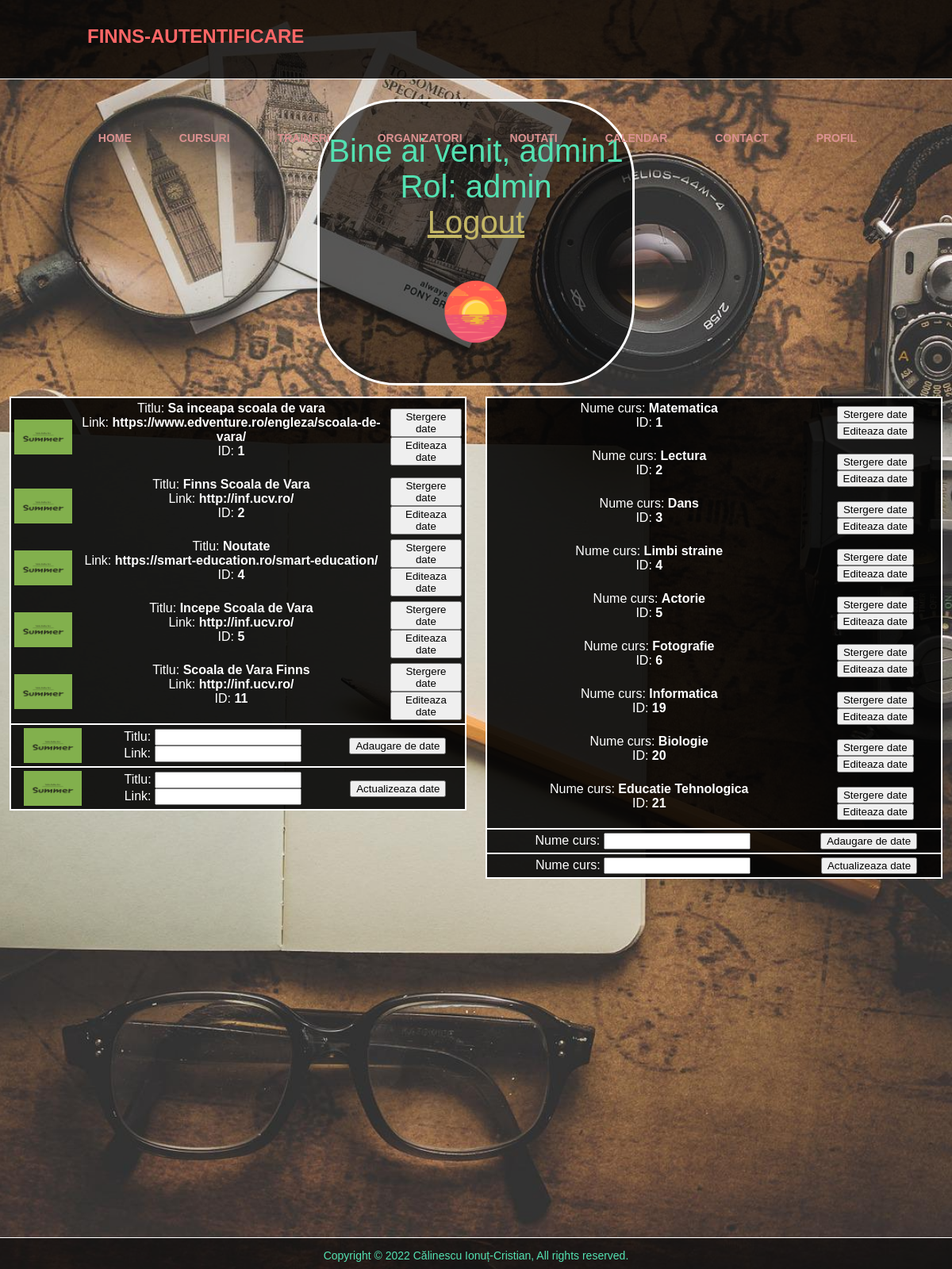
/profil_admin.php (signed in), run on the app's committed database.
### tables this page shows
CREATE TABLE `anunturi` (
  `ID` int(11) NOT NULL,
  `Titlu` char(30) NOT NULL,
  `Link` char(200) NOT NULL
);

CREATE TABLE `cursuri` (
  `ID` int(11) NOT NULL,
  `Curs` char(50) NOT NULL
);

### profil_admin.php (the view, shortened to what this page needs)
<!DOCTYPE HTML PUBLIC "-//W3C//DTD HTML 4.01 Transitional//EN" "http://www.w3.org/TR/html4/loose.dtd">
<?php
    require_once "connect.php";
    if(!isset($_SESSION['logat'])){
        header("Location:index.php");
        exit;
    }
    else {
        $user = $_SESSION['logat'];
        $rol = $_SESSION['rol'];
    }
?>
<html>
    <head>
        <link rel="stylesheet" href="css/style.css">
        <link rel="stylesheet" href="css/style2.css">
    </head>
    <body>
        <section>
            <div class="pagina">
                <div class="meniu">
                    <div class="logo">Finns-Autentificare </div>
                        <ul>
                            <li><a href="index_logat.php">Home</a> </li>
                            <li><a href="cursuri_logat.php">Cursuri</a> </li>
                            <li><a href="traineri_logat.php">Traineri</a> </li>
                            <li><a href="organizatori_logat.php">Organizatori</a></li>
                            <li><a href="noutati_logat.php">Noutati</a> </li>
                            <li><a href="calendar_logat.php">Calendar</a></li>
                            <li><a href="contact_logat.php">Contact</a> </li>
                            <li><a href="profil_admin.php">Profil</a> </li>
                        </ul>
                </div>
                <div class="content">
                    <div class="welcome">
                        <p>
                            Bine ai venit, <?php echo $user ?> <br>
                            Rol: <?php echo $rol ?> <br>
                            <a href='logout.php'>Logout</a>
                        </p>
                        <p>
                            <img draggable="false" src="gif/soare.gif" alt="Sigla" class="sigla">
                        </p>
                    </div>
                    <div class="admin_left">
                <?php
                    $query = "SELECT * FROM anunturi";
                    $result = mysqli_query($conexiune, $query);
                    if(mysqli_num_rows($result)) {
                        print("<table>\n");
                        while($row = mysqli_fetch_array($result)){
                            print("<tr><td><img src='imagini/anunt1.jpeg' alt='Anunt'></td>");
                            print("<td>Titlu: <b>" . $row['Titlu'] . "</b><br>");
                            print("Link: <b>" . $row['Link'] . "</b><br>");
                            print("ID: <b>" . $row['ID'] . "</b><br><br></td>");
                            print("<td><a href='profil_admin.php?comanda=delete&ID=" . $row['ID']. "'><button>Stergere date</button></a><br>");
                            print("<a href='profil_admin.php?comanda=edit&ID=" . $row['ID']. "'><button>Editeaza date</button></a></td>");
                            print("</tr>");
                        }
                        print("</table>");
                    }
                ?>
                <form action="profil_admin.php" method="post">
                    <table>
                        <tr>
                            <td>
                                <img src="imagini/anunt1.jpeg" alt="Anunt">
                            </td>
                            <td>
                                Titlu: <input type="text" name="Titlu" pattern="[a-z A-Z]{5,30}" title="Ati introdus un caracter invalid sau TITLUL este prea scurt/lung" required /><br>
                                Link: <input type="text" name="Link" pattern="https?://.+" title="Ati introdus un LINK invalid" required /><br>
                            </td>
                            <td>
                                <input type="submit" value="Adaugare de date"/>
                            </td>
                        </tr>
                    </table>
                </form>
                <form action="profil_admin.php" method="post">
                    <table>
                        <tr>
                            <td>
                                <img src="imagini/anunt1.jpeg" alt="Anunt">
                            </td>
                            <td>
                                Titlu: <input type="text" name="Titlu" pattern="[a-z A-Z]{5,30}" title="Ati introdus un caracter invalid sau TITLUL este prea scurt/lung" value="<?php echo $titlu;?>" /><br>
                                Link: <input type="url" name="Link" pattern="https?://.+" title="Ati introdus un LINK invalid" value="<?php echo $link;?>" /><br>
                            </td>
                            <td>
                                <input type="submit" value="Actualizeaza date"/>
                            </td>
                        </tr>
                    </table>
                </form>
                    </div>
                    <div class="admin_right">
                <?php
                    $query = "SELECT * FROM cursuri";
                    $result = mysqli_query($conexiune, $query);
                    if(mysqli_num_rows($result)) {
                        print("<table>\n");
                        while($row = mysqli_fetch_array($result)){
                            print("<tr>");
                            print("<td>Nume curs: <b>" . $row['Curs'] . "</b><br>");
                            print("ID: <b>" . $row['ID'] . "</b><br><br></td>");
                            print("<td><a href='profil_admin.php?comanda2=delete&ID=" . $row['ID']. "'><button>Stergere date</button></a><br>");
                            print("<a href='profil_admin.php?comanda2=edit&ID=" . $row['ID']. "'><button>Editeaza date</button></a></td>");
                            print("</tr>");
                        }
                        print("</table>");
                    }
                ?>
                <form action="profil_admin.php" method="post">
                    <table>
                        <tr>
                            <td class="td-left">
                                Nume curs: <input type="text" name="Curs" pattern="[a-z A-Z]{5,30}" title="Ati introdus un caracter invalid sau NUMELE CURSULUI este prea scurt/lung" required /><br>
                            </td>
                            <td>
                                <input type="submit" value="Adaugare de date"/>
                            </td>
                        </tr>
                    </table>
                </form>
                <form action="profil_admin.php" method="post">
                    <table>
                        <tr>
                            <td>
                                Nume curs: <input type="text" name="Curs" pattern="[a-z A-Z]{5,30}" title="Ati introdus un caracter invalid sau NUMELE CURSULUI este prea scurt/lung" value="<?php echo $numeCurs;?>" /><br>
                            </td>
                            <td>
                                <input type="submit" value="Actualizeaza date"/>
                            </td>
                        </tr>
                    </table>
                </form>
                    </div>
                </div>
                <div class="footer">
                    <p class="subsol">
                        Copyright © 2022 Călinescu Ionuț-Cristian, All rights reserved.
                    </p>
                </div>
             </div>
        </section>
    </body>
</html>

### css/style.css (style rules this page uses)
body { margin: 0; padding: 0; font-family: Arial; }
.meniu { position:fixed; z-index: 1; width: 100%; height: 100px; padding: 10px 90px; box-sizing: border-box; background: rgba(0,0,0,0.8); border-bottom: 1px solid #fff; }
.logo { padding: 22px 20px; height: 80px; float: left; font-size: 24px; font-weight: bold; text-transform: uppercase; color: rgb(255, 102, 102); }
ul { list-style: none; float: right; margin: 0; padding: 0; display: flex; }
ul li a { line-height: 80px; color: #fff; padding: 12px 30px; text-decoration: none; font-size: 14px; font-weight: bold; text-transform: uppercase; }
.pagina { width: 100%; min-height:100%; position:relative; }
.content { width:100%; margin: center; height: 300px; }
.welcome { border: 3px solid #fff; border-radius: 100px; top: 125px; left: 400px; right: 400px; font-size: 40px; position: absolute; color:#fff; background:rgba(0, 0, 0, 0.6); }
.admin_left { border: 1px solid #fff; top: 500px; left: 1%; right: 51%; position: absolute; color:#fff; background:rgba(0, 0, 0, 0.6); }
.admin_right { border: 1px solid #fff; top: 500px; left: 51%; right: 1%; position: absolute; color:#fff; background:rgba(0, 0, 0, 0.6); }
.footer { position: absolute; bottom: 0; width: 100%; height: 40px; box-sizing: border-box; background: rgba(0, 0, 0, 0.6); border-top: 1px solid #fff; color:#fff }
section { width: 100%; height: 200vh; background-image: url("../imagini/background.jpg"); background-size: cover; background-position: center; }
img { height: auto; width: 73px; }
.sigla { width: 100px; }
table { width: 100%; border: 1px solid #ffffff; background: rgba(0,0,0,0.7); color:#fff; }
td , tr { padding: 2px; text-align: center; }
tr { border:3px solid #000000; }
p { text-align: center; padding: 10px, 22px; }
.subsol { font-size: 14px; }
a { color: rgb(196, 183, 101); }

### css/style2.css (style rules this page uses)
body { margin: 0; padding: 0; font-family: Arial; }
.meniu { position:fixed; z-index: 1; width: 100%; height: 100px; padding: 10px 90px; box-sizing: border-box; background: rgba(0,0,0,0.8); border-bottom: 1px solid rgb(255, 255, 255); }
.logo { padding: 22px 20px; height: 80px; float: left; font-size: 24px; font-weight: bold; text-transform: uppercase; color: rgb(255, 102, 102); }
ul { list-style: none; float: right; margin: 0; padding: 0; display: flex; }
ul li a { line-height: 80px; color: rgb(219, 145, 145); padding: 12px 30px; text-decoration: none; font-size: 14px; font-weight: bold; text-transform: uppercase; }
.pagina { width: 100%; }
.content { width:100%; height: 300px; }
.welcome { border: 3px solid #fff; border-radius: 100px; top: 125px; left: 400px; right: 400px; font-size: 40px; position: absolute; color:#fff; background:rgba(0, 0, 0, 0.6); }
.admin_left { border: 1px solid #fff; top: 500px; left: 1%; right: 51%; position: absolute; color:#fff; background:rgba(0, 0, 0, 0.6); }
.admin_right { border: 1px solid #fff; top: 500px; left: 51%; right: 1%; position: absolute; color:#fff; background:rgba(0, 0, 0, 0.6); }
.footer { position: absolute; bottom: 0; width: 100%; height: 40px; box-sizing: border-box; background: rgba(0, 0, 0, 0.6); border-top: 1px solid #fff; color:#fff }
section { width: 100%; height: 200vh; background-image: url("../imagini/background.jpg"); background-size: cover; background-position: center; }
img { width: 73px; }
.sigla { width: 100px; }
table { width: 100%; border: 1px solid #ffffff; background: rgba(0,0,0,0.7); color:#fff; }
td , tr { padding: 2px; text-align: center; }
tr { border:3px solid #000000; }
p { text-align: center; padding: 10px, 22px; color:rgb(83, 225, 177); }
.subsol { font-size: 14px; }
a { color: rgb(196, 183, 101); }

### data on the page
anunturi: Titlu "Sa inceapa scoala de vara", Link "https://www.edventure.ro/engleza/scoala-de-vara/", ID "1"
anunturi: Titlu "Finns Scoala de Vara", Link "http://inf.ucv.ro/", ID "2"
anunturi: Titlu "Noutate", Link "https://smart-education.ro/smart-education/", ID "4"
anunturi: Titlu "Incepe Scoala de Vara", Link "http://inf.ucv.ro/", ID "5"
anunturi: Titlu "Scoala de Vara Finns", Link "http://inf.ucv.ro/", ID "11"
cursuri: Curs "Matematica", ID "1"
cursuri: Curs "Lectura", ID "2"
cursuri: Curs "Dans", ID "3"
cursuri: Curs "Limbi straine", ID "4"
cursuri: Curs "Actorie", ID "5"
cursuri: Curs "Fotografie", ID "6"
cursuri: Curs "Informatica", ID "19"
cursuri: Curs "Biologie", ID "20"
cursuri: Curs "Educatie Tehnologica", ID "21"

### other printed values
$user "admin1"
$rol "admin"
